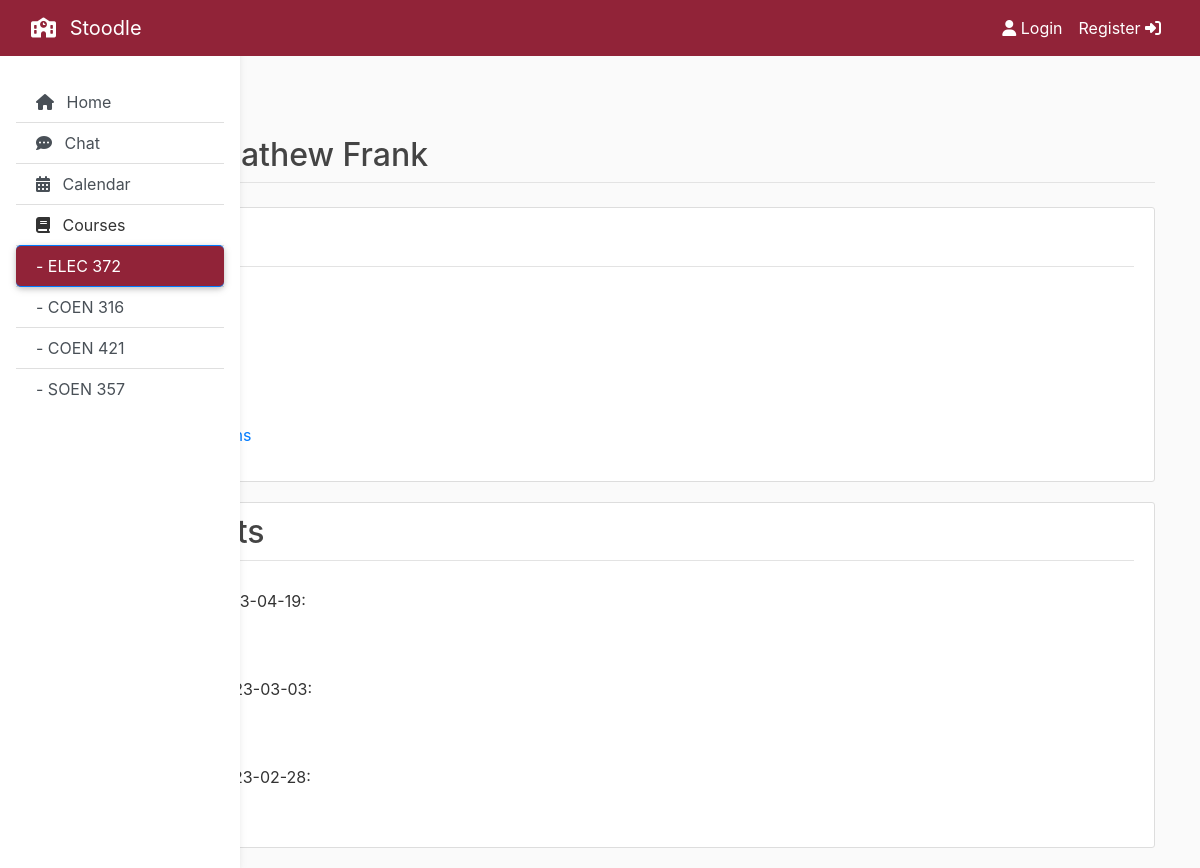
The page /course/ELEC 372 on the database its author committed.
### flaskapp/models.py (models this page shows, shortened)
class Course(db.Model):
    id = db.Column(db.Integer, primary_key=True)
    name = db.Column(db.String(16), unique=True, nullable=False)
    teacher = db.Column(db.String(64), nullable=False)
    assignments = db.relationship('Assignment', backref='course', lazy=True)
    lectures = db.relationship('Lecture', backref='course', lazy=True)

class Assignment(db.Model):
    id = db.Column(db.Integer, primary_key=True)
    name = db.Column(db.String(32), nullable=False)
    date_due = db.Column(db.DateTime, nullable=False, default=datetime.utcnow)
    upload_file = db.Column(db.String(32), nullable=False)
    class_id = db.Column(db.Integer, db.ForeignKey('course.id'), nullable=False)

### flaskapp/routes.py (the view)
@app.route("/course/<string:coursename>")
def course(coursename):
    courseNames = getCourseNames(Course.query.all())
    course = Course.query.filter_by(name=coursename).first_or_404()
    return render_template('course.html', title=coursename, courseNames=courseNames, course=course)

### flaskapp/routes.py (called while the page is built)
def getCourseNames(courses):
    courseNames = []
    for course in courses:
        courseNames.append(course.name)
    return courseNames

### flaskapp/templates/course.html
{% extends "base.html" %}
{% block content %}
	<h1 class="mb-2">{{ title }}</h1>
	<h2 class="article-metadata pb-2 mb-4">Instructor: {{ course.teacher }}</h2>
	<article class="media content-section">
		<div class="media-body pb-2">
			<div class="article-metadata">
				<h2>Lectures</h2>
			</div>
			{% for lec in course.lectures %}
				<p class="article-content">
					<a href="{{ url_for('static', filename='lectures/' + lec.upload_file) }}">{{ lec.name }}</a>
				</p>
			{% endfor %}
		</div>
	</article>
	<article class="media content-section">
		<div class="media-body pb-2">
			<div class="article-metadata">
				<h2>Assignments</h2>
			</div>
			{% for assignment in course.assignments %}
				<p class="article-content">
					{{ assignment.name }}, Due {{ assignment.date_due.strftime('%Y-%m-%d') }}:
					<a href="{{ url_for('static', filename='assignments/' + assignment.upload_file) }}">{{ assignment.upload_file }}</a>
				</p>
			{% endfor %}
		</div>
	</article>
{% endblock content %}

### flaskapp/templates/base.html (shortened to what this page needs)
<!DOCTYPE html>
<html>
  <head>
    <link
      rel="stylesheet"
      href="https://maxcdn.bootstrapcdn.com/bootstrap/4.0.0/css/bootstrap.min.css"
    />
    <link
      rel="stylesheet"
      type="text/css"
      href="{{ url_for('static', filename='main.css') }}"
    />
  </head>
  <body>
    <header class="site-header">
      <nav class="navbar navbar-expand-md navbar-dark bg-steel fixed-top">
        <div class="container-fluid">
          <a class="navbar-brand mr-1" href="/">
            <i class="fas fa-school mr-2"></i>
            Stoodle</a
          >
          <div class="collapse navbar-collapse" id="navbarToggle">
            <div class="navbar-nav ml-auto">
              {% if current_user.is_authenticated %}
              <a class="nav-item nav-link mr-1" href="{{ url_for('account') }}">
                <i class="fa fa-user-secret mr-2" aria-hidden="true"></i>
                Account</a
              >
              <a class="nav-item nav-link" href="{{ url_for('logout') }}"
                >Logout
                <i class="fa fa-sign-out ml-2" aria-hidden="true"></i>
              </a>
              {% else %}
              <a class="nav-item nav-link" href="{{ url_for('login') }}">
                <i class="fa fa-user" aria-hidden="true"></i>
                Login</a
              >
              <a class="nav-item nav-link" href="{{ url_for('register') }}"
                >Register
                <i class="fa fa-sign-in" aria-hidden="true"></i>
              </a>
              {% endif %}
            </div>
          </div>
        </div>
      </nav>
    </header>
    <main role="main" class="container">
      <div class="row">
        <div class="position-sticky">
          <nav
            id="sidebarMenu"
            class="collapse d-lg-block sidebar collapse bg-white"
          >
            <div class="list-group list-group-flush mx-3 mt-4">
              <a
                href="{{ url_for('home') }}"
                class="list-group-item list-group-item-action py-2 ripple {% if not title %}active{% endif %}"
                aria-current="true"
              >
                <span>
                  <i class="fa fa-home mr-2" aria-hidden="true"></i> Home</span
                >
              </a>
              <a
                href="{{ url_for('chat') }}"
                class="list-group-item list-group-item-action py-2 ripple {% if title == 'Chat' %}active{% endif %}"
              >
                <span>
                  <i class="fa fa-commenting mr-2" aria-hidden="true"></i>
                  Chat</span
                >
              </a>
              <a
                href="{{ url_for('calendar') }}"
                class="list-group-item list-group-item-action py-2 ripple {% if title == 'Calendar' %}active{% endif %}"
              >
                <span>
                  <i class="fa fa-calendar mr-2" aria-hidden="true"></i>
                  Calendar</span
                >
              </a>
              <a class="list-group-item py-2">
                <span>
                  <i class="fa fa-book mr-2" aria-hidden="true"></i>
                  Courses</span
                >
				{% for course in courseNames %}
					<a href="{{ url_for('course', coursename=course) }}" class="list-group-item list-group-item-action py-2 ripple {% if title == course %}active{% endif %}">
						<span>- {{ course }}</span>
					</a>
				{% endfor %}
            </div>
          </nav>
        </div>
        <div class="container-fluid">
          {% block content %}{% endblock %}
        </div>
      </div>
    </main>
  </body>
</html>

### flaskapp/static/main.css (style rules this page uses)
body { background: #fafafa; color: #333333; margin-top: 5rem; }
h1, h2, h3, h4, h5, h6 { color: #444444; font: 'Gill Sans'; }
.bg-steel { background-color: #912338; }
.site-header .navbar-nav .nav-link { color: #FFFFFF; }
.content-section { background: #ffffff; padding: 10px 20px; border: 1px solid #dddddd; border-radius: 3px; margin-bottom: 20px; }
.article-content { white-space: pre-line; }
.article-metadata { padding-bottom: 1px; margin-bottom: 4px; border-bottom: 1px solid #e3e3e3 }
.sidebar { position: fixed; top: 0; bottom: 0; left: 0; padding: 58px 0 0; box-shadow: 0 2px 5px 0 rgb(0 0 0 / 5%), 0 2px 10px 0 rgb(0 0 0 / 5%); width: 240px; z-index: 600; }
.sidebar .active { border-radius: 5px; box-shadow: 0 2px 5px 0 rgb(0 0 0 / 16%), 0 2px 10px 0 rgb(0 0 0 / 12%); background-color: #912338; }

### rows shown on the page
Course: name "ELEC 372", teacher "Mathew Frank"
Course: name "COEN 316"
Course: name "COEN 421"
Course: name "SOEN 357"
Assignment: date_due "2023-04-19"
Assignment: date_due "2023-03-03"
Assignment: date_due "2023-02-28"
